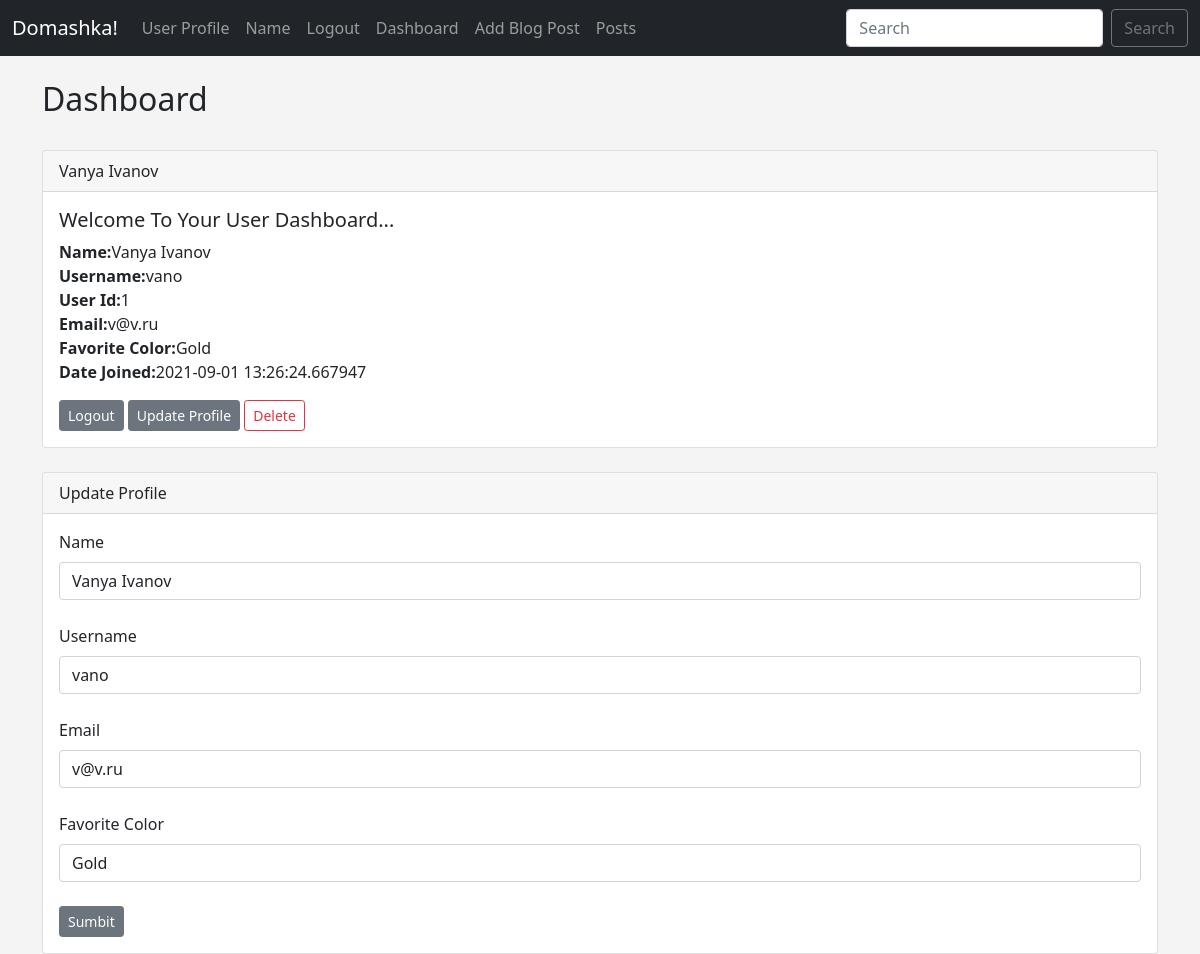
The app's page /dashboard (signed in) with its own data.
### hello.py (models this page shows, shortened)
class Users(db.Model, UserMixin):
	id = db.Column(db.Integer, primary_key=True)
	username = db.Column(db.String(20), nullable=False, unique=True)
	name = db.Column(db.String(200), nullable=False)
	email = db.Column(db.String(120), nullable=False, unique=True)
	favorite_color = db.Column(db.String(120))
	date_added = db.Column(db.DateTime, default=datetime.utcnow)
	password_hash = db.Column(db.String(120))
	@property
	def password(self):
		raise AttributeError("password is not a readable attribute!")

### hello.py (the view)
@app.route('/dashboard', methods= ['GET', 'POST'])
@login_required # if we go straight to dashboard it redirects us to the login page
def dashboard():
	form = UserForm()
	id = current_user.id
	name_to_update = Users.query.get_or_404(id) # create a variable to update and assigns all data from the 'id' record to it
	if request.method == 'POST':
		name_to_update.name = request.form['name'] #this sets 'name' attribute of the variable (a record in the db) to the 'name' attribute submitted through the form
		name_to_update.email = request.form['email']
		name_to_update.favorite_color = request.form['favorite_color']
		name_to_update.username = request.form['username']
		try:
			db.session.commit() # saves the data from variables into the DB
			flash("User Updated Successfully!")
			return render_template("dashboard.html",
				form=form,
				name_to_update=name_to_update)
		except:
			flash("Error! Looks like there was a problem... try again!")
			return render_template("dashboard.html",
				form=form,
				name_to_update=name_to_update)
	else:
		return render_template("dashboard.html",
				form=form,
				name_to_update=name_to_update,
				id = id
				)
	return render_template('dashboard.html')

### hello.py
class UserForm(FlaskForm):
	name = StringField("Name", validators=[DataRequired()])
	username = StringField("Username", validators=[DataRequired()])
	email = StringField("Email", validators=[DataRequired()])
	favorite_color = StringField("Favorite Color")
	password_hash = PasswordField("Password", validators=[DataRequired(), EqualTo('password_hash2', message='Passwords Must Match!')])
	password_hash2 = PasswordField('Confirm Password', validators=[DataRequired()] )
	submit = SubmitField("Sumbit")

### hello.py (called while the page is built)
@login_manager.user_loader # loads the user when we are logging in
def load_user(user_id): # we need to pass user id
	return Users.query.get(int(user_id)) #to get the user id we need to query

### templates/dashboard.html (shortened to what this page needs)
{% extends 'base.html' %}
{% block content %}
	<h2>Dashboard</h2>
	<br/>
	<div class="card">
  <div class="card-header">
    {{ current_user.name }}
  </div>
  <div class="card-body">
    <h5 class="card-title">Welcome To Your User Dashboard...</h5>
    <p class="card-text">
    <strong>Name:</strong>{{ current_user.name }}<br/>
	<strong>Username:</strong>{{ current_user.username }}<br/>
	<strong>User Id:</strong>{{ current_user.id }}<br/>
	<strong>Email:</strong>{{ current_user.email }}<br/>
	<strong>Favorite Color:</strong>{{ current_user.favorite_color }}<br/>
	<strong>Date Joined:</strong>{{ current_user.date_added }}<br/>
	</p>
    <a href="{{ url_for('logout')}}" class="btn btn-secondary btn-sm">Logout</a>
    <a href="{{ url_for('update', id=current_user.id) }}" class="btn btn-secondary btn-sm">Update Profile</a>
    <a href="{{ url_for('delete', id=current_user.id)}}" class="btn btn-outline-danger btn-sm"> Delete </a>
  </div>
</div>
<br/>
<div class="card">
  <div class="card-header">
   Update Profile
  </div>
  <div class="card-body">
  	<form action="/dashboard" method='Post'>
		{{ form.name.label(
		class="form-label") }}
		{{ form.name(
		class="form-control", value=name_to_update.name) }}
		<br/>
		{{ form.username.label(
		class="form-label") }}
		{{ form.username(
		class="form-control", value=name_to_update.username) }}
		<br/>
		{{ form.email.label(
		class="form-label") }}
		{{ form.email(
		class="form-control", value=name_to_update.email) }}
		<br/>
		{{ form.favorite_color.label(
		class="form-label") }}
		{{ form.favorite_color(
		class="form-control", value=name_to_update.favorite_color) }}
		<br/>
		{{ form.submit(
		class="btn btn-secondary btn-sm") }}
	</form>
</div>
{% endblock %}

### templates/base.html (shortened to what this page needs)
<!doctype html>
<html lang="en">
  <head>
    <link href="https://cdn.jsdelivr.net/npm/bootstrap@5.1.0/dist/css/bootstrap.min.css" rel="stylesheet">
    <link href="{{ url_for('static', filename='css/style.css') }}" rel="stylesheet">
  </head>
  <body>
  	{% include 'navbar.html' %}
  	<br/>
  	<div class='container'>
	    {% block content %}
		{% endblock %}
	</div>
  </body>
</html>

### templates/navbar.html (shortened to what this page needs)
<nav class="navbar navbar-expand-lg navbar-dark bg-dark">
  <div class="container-fluid">
    <a class="navbar-brand" href="{{url_for('index')}}">Domashka!</a>
    <div class="collapse navbar-collapse" id="navbarSupportedContent">
      <ul class="navbar-nav me-auto mb-2 mb-lg-0">
        <li class="nav-item">
          <a class="nav-link" href="{{ url_for('user', name='Mikhail')}}">User Profile</a>
        </li>
          <li class="nav-item">
          <a class="nav-link" href="{{ url_for('name')}}">Name</a>
        </li>
                {% if current_user.is_authenticated %}
          <li class="nav-item">
          <a class="nav-link" href="{{ url_for('logout')}}">Logout</a>
        </li>
           <li class="nav-item">
          <a class="nav-link" href="{{ url_for('dashboard')}}">Dashboard</a>
        </li>
        {% endif %}
          <li class="nav-item">
          <a class="nav-link" href="{{ url_for('add_post')}}">Add Blog Post</a>
        </li>
          <li class="nav-item">
          <a class="nav-link" href="{{ url_for('posts')}}">Posts</a>
        </li>
      </ul>
      <form class="d-flex">
        <input class="form-control me-2" type="search" placeholder="Search" aria-label="Search">
        <button class="btn btn-outline-secondary" type="submit">Search</button>
      </form>
    </div>
  </div>
</nav>

### static/css/style.css (style rules this page uses)
body { background: #f4f4f4; }

### records on screen
Users: name "Vanya Ivanov", username "vano", id "1", email "v@v.ru", favorite_color "Gold", date_added "2021-09-01 13:26:24.667947"
